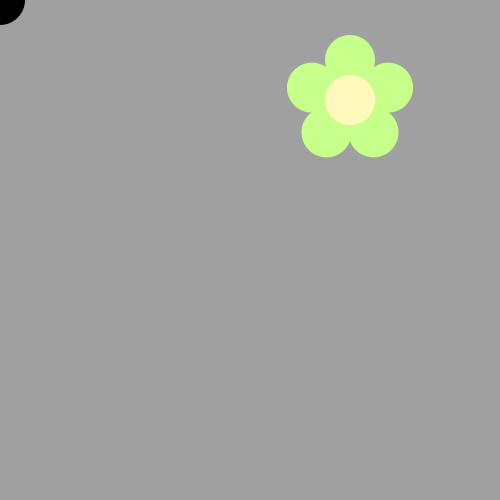
Frame 1 (no input)
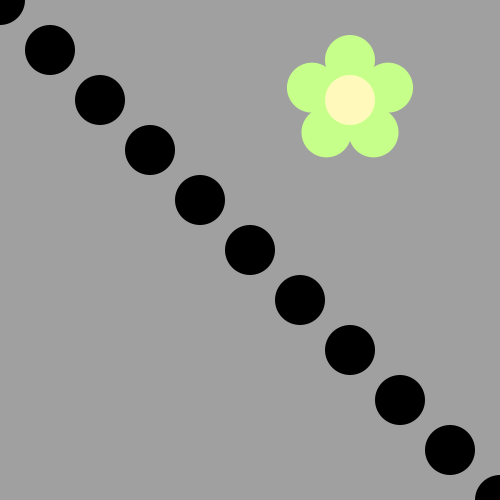
Frame 60 (the mouse pressed at the canvas centre just before this capture)
Frame 120 (the mouse held since frame 60 and released just before this capture): identical to frame 60, image omitted

The Processing sketch that drew these frames (run headless with seeded random() and noise(); from frame 60 on, the mouse is pressed at the canvas centre):

// Processing sketch: BumbleBee
// ── BumbleBee.pde
int x = 0;
int y = 0;
void draw() {
  if (x%50==0){
  fill(0,0,0);
  ellipse(x,y,50,50);
  x=x+50;
  y=y+50;
  /*Use a loop to make a body for the Bee!
Then put his head on using drawBeeFace(x,y)
Use Modulo to make the colors alternate 
*/
}
  else {
    fill(#FCFC0D);
    ellipse(x,y,50,50);
    x=x+50;
    y=y+50;
}
}

void drawFlower(int x, int y) {
     noStroke();
     translate(x, y);
     // draw 5 petals, rotating after each one<
     fill(#c6ff89);      // green
      for (int i = 0; i < 5; i++) {
           ellipse(0, -40, 50, 50);
          rotate(radians(72));
     }
     fill(#fff9bb); // light yellow
     ellipse(0, 0, 50, 50);
} 
void drawBeeFace(int BeeFaceX, int BeeFaceY) {
     noStroke();
     fill(0, 0, 0);
     stroke(1);
     strokeWeight(5);
     line(BeeFaceX-10, BeeFaceY-27, BeeFaceX-17, BeeFaceY-50);
     line(BeeFaceX+10, BeeFaceY-27, BeeFaceX+17, BeeFaceY-50);
     ellipse(BeeFaceX-17, BeeFaceY-50, 10, 10);
     ellipse(BeeFaceX+17, BeeFaceY-50, 10, 10);
     noStroke();
     fill(255, 251, 28);
     ellipse(BeeFaceX, BeeFaceY, 60, 60); // face
     fill(255, 237, 209);
     fill(0,0,0);
      ellipse(BeeFaceX-10, BeeFaceY-15, 10, 10); // eyes
     ellipse(BeeFaceX+10, BeeFaceY-15, 10, 10);
      ellipse(BeeFaceX, BeeFaceY-5, 10, 10); // nose
      ellipse(BeeFaceX, BeeFaceY+10, 20, 10);// mouth
     fill(255, 251, 28);
     ellipse(BeeFaceX, BeeFaceY+5, 20, 6);
}

void setup() {
     ellipseMode(CENTER);
     size(500, 500);
     background(160, 160, 160);
      drawFlower(350, 100);
}
